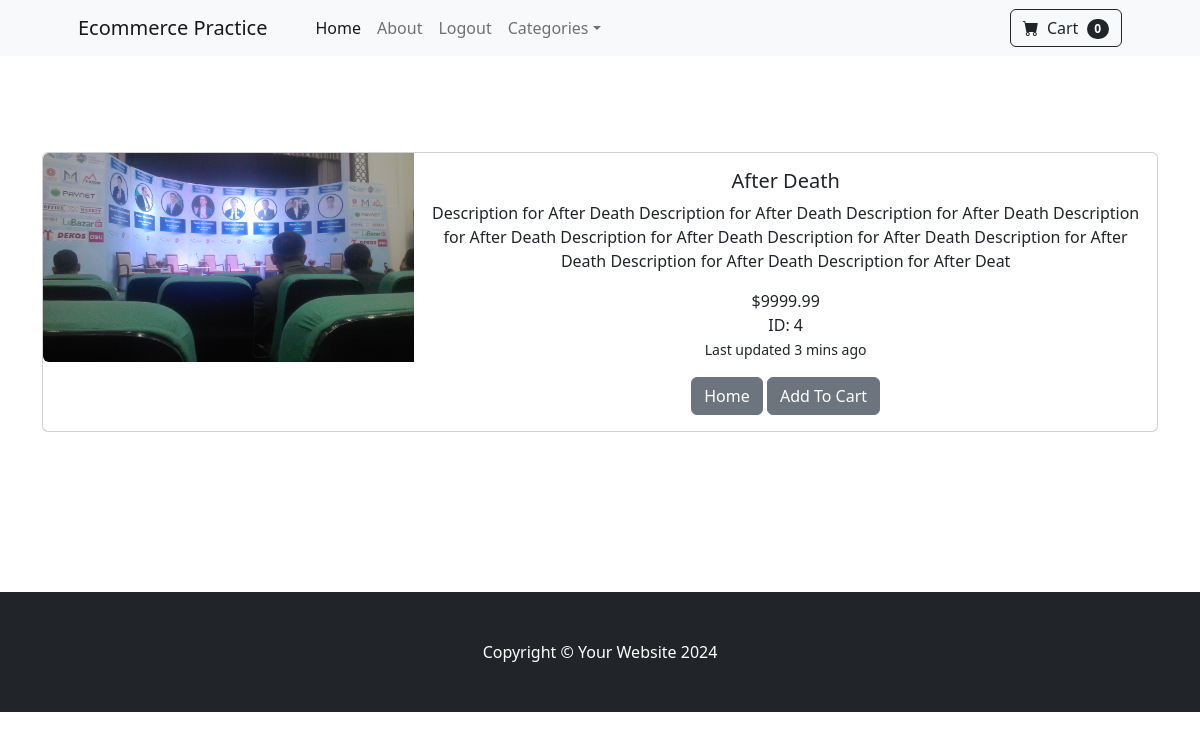
/product/4 (signed in), run on the app's committed database.
### store/models.py (models this page shows, shortened)
class Product(models.Model):
    name = models.CharField(max_length=100)
    price = models.DecimalField(max_digits=6, decimal_places=2, default=0)
    category = models.ForeignKey(Category, on_delete=models.CASCADE, default=1)
    description = models.TextField(default='', blank=True, null=True, max_length=250)
    image = models.ImageField(upload_to='uploads/products')
    is_sale = models.BooleanField(default=False)
    sale_price = models.DecimalField(max_digits=6, decimal_places=2, default=0)

### store/views.py (the view)
# urls.py: path('product/<int:pk>', views.product, name='product'),
@login_required(login_url='/login/')
def product(request, pk):
    product = Product.objects.get(id=pk)
    return render(request, 'product.html', {'product': product})

### cart/context_processors.py (called while the page is built)
def cart(request):
    return {'cart': Cart(request)}

### store/templates/product.html (shortened to what this page needs)
{% extends 'base.html' %}
{% block content %}
<br><br><br><br>
<div class="container">
    <div class="card mb-3">
        <div class="row g-0">
            <div class="col-md-4">
                <img src="{{ product.image.url }}" class="img-fluid rounded-start">
            </div>
            <div class="col-md-8">
              <center>
                <div class="card-body">
                    <h5 class="card-title">{{product.name}}</h5>
                    <p class="card-text">{{product.description}}</p>
                    {% if product.is_sale %}
                    <div class="card-body p-4">
                        <div class="text-center">
                            <h5 class="fw-bolder">{{product.name}}</h5>
                            <strike>${{product.price}}</strike> &nbsp;
                            ${{product.sale_price}}
                            <br>
                            ID: {{ product.id }}
                        </div>
                    </div>
                    {% else %}
                    ${{product.price}}
                    <br>
                    ID: {{ product.id }}
                    {% endif %}
                    <br>
                    <p class="card-text"><small class="text-body-secondary">Last updated 3 mins ago</small></p>
                  <a class="btn btn-secondary" href="{% url 'home' %}">Home</a>
                    <button class="btn btn-secondary" type="button" value="{{product.id}}" id="add-cart">Add To Cart</button>
                </div>
                </center>
            </div>
        </div>
    </div>
</div>
<br><br><br><br><br><br>
{% endblock %}

### data on the page
Product: image (picture), name "After Death", description "Description for After Death Description for After Death Description for After Death Description for After Death Description for After Death Description for After Death Description for After Death Description for After Death Description for After Deat", price "9999.99", id "4"
